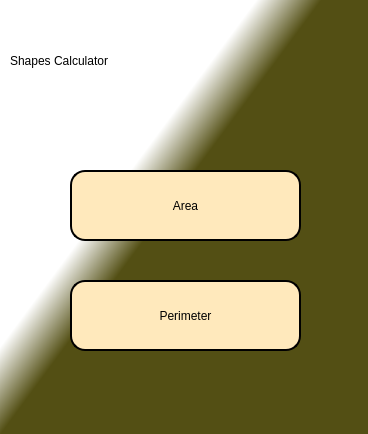
<?xml version="1.0" encoding="UTF-8"?>
<ui version="4.0">
 <class>MainWindow</class>
 <widget class="QMainWindow" name="MainWindow">
  <property name="geometry">
   <rect>
    <x>0</x>
    <y>0</y>
    <width>368</width>
    <height>434</height>
   </rect>
  </property>
  <property name="minimumSize">
   <size>
    <width>368</width>
    <height>434</height>
   </size>
  </property>
  <property name="maximumSize">
   <size>
    <width>368</width>
    <height>434</height>
   </size>
  </property>
  <property name="windowTitle">
   <string>MainWindow</string>
  </property>
  <property name="styleSheet">
   <string notr="true">QWidget#centralwidget{
background-color: qlineargradient(spread:pad, x1:0.689, y1:0.233, x2:0.578, y2:0.136273, stop:0.0945274 rgba(83, 79, 20, 255), stop:1 rgba(255, 255, 255, 255))}</string>
  </property>
  <widget class="QWidget" name="centralwidget">
   <widget class="QLabel" name="MainWindow_Header">
    <property name="geometry">
     <rect>
      <x>10</x>
      <y>10</y>
      <width>271</width>
      <height>101</height>
     </rect>
    </property>
    <property name="styleSheet">
     <string notr="true">font: 18pt &quot;Comic Sans MS&quot;;</string>
    </property>
    <property name="text">
     <string>Shapes Calculator</string>
    </property>
   </widget>
   <widget class="QPushButton" name="Area_button">
    <property name="enabled">
     <bool>true</bool>
    </property>
    <property name="geometry">
     <rect>
      <x>70</x>
      <y>170</y>
      <width>231</width>
      <height>71</height>
     </rect>
    </property>
    <property name="styleSheet">
     <string notr="true">font: 10pt &quot;Comic Sans MS&quot;;
border-radius : 15; 
background-color: rgb(255, 233, 188);
                              border : 2px solid black
</string>
    </property>
    <property name="text">
     <string>Area</string>
    </property>
   </widget>
   <widget class="QPushButton" name="Perimeter_button">
    <property name="geometry">
     <rect>
      <x>70</x>
      <y>280</y>
      <width>231</width>
      <height>71</height>
     </rect>
    </property>
    <property name="styleSheet">
     <string notr="true">font: 10pt &quot;Comic Sans MS&quot;;
border-radius : 15; 
background-color: rgb(255, 233, 188);
                              border : 2px solid black
</string>
    </property>
    <property name="text">
     <string>Perimeter</string>
    </property>
   </widget>
  </widget>
 </widget>
 <resources/>
 <connections/>
</ui>
